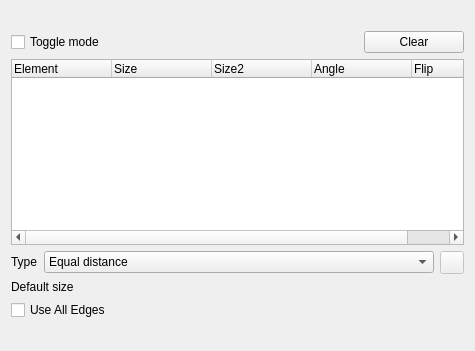
<?xml version="1.0" encoding="UTF-8"?>
<ui version="4.0">
 <class>PartDesignGui::TaskChamferParameters</class>
 <widget class="QWidget" name="PartDesignGui::TaskChamferParameters">
  <property name="geometry">
   <rect>
    <x>0</x>
    <y>0</y>
    <width>475</width>
    <height>351</height>
   </rect>
  </property>
  <property name="windowTitle">
   <string>Form</string>
  </property>
  <layout class="QVBoxLayout" name="verticalLayout">
   <item>
    <widget class="QLabel" name="message">
     <property name="text">
      <string/>
     </property>
    </widget>
   </item>
   <item>
    <layout class="QHBoxLayout" name="horizontalLayout">
     <item>
      <widget class="QCheckBox" name="buttonRefAdd">
       <property name="toolTip">
        <string>&lt;html&gt;&lt;head/&gt;&lt;body&gt;&lt;p&gt;In toggle mode, you can select geometry either&lt;/p&gt;&lt;p&gt;in the list below, or in the 3D view to toggle&lt;/p&gt;&lt;p&gt;its state.&lt;/p&gt;&lt;p&gt;&lt;br/&gt;&lt;/p&gt;&lt;p&gt;In normal mode, you can only add new geometry&lt;/p&gt;&lt;p&gt;by selection. Existing geometry references can&lt;/p&gt;&lt;p&gt;be removed using the Delete key.&lt;/p&gt;&lt;/body&gt;&lt;/html&gt;</string>
       </property>
       <property name="text">
        <string>Toggle mode</string>
       </property>
       <property name="checkable">
        <bool>true</bool>
       </property>
      </widget>
     </item>
     <item>
      <widget class="QPushButton" name="btnClear">
       <property name="maximumSize">
        <size>
         <width>100</width>
         <height>16777215</height>
        </size>
       </property>
       <property name="toolTip">
        <string>Remove per edge chamfer configuration</string>
       </property>
       <property name="text">
        <string>Clear</string>
       </property>
      </widget>
     </item>
    </layout>
   </item>
   <item>
    <widget class="QTreeWidget" name="treeWidgetReferences">
     <property name="minimumSize">
      <size>
       <width>0</width>
       <height>150</height>
      </size>
     </property>
     <column>
      <property name="text">
       <string notr="true">Element</string>
      </property>
     </column>
     <column>
      <property name="text">
       <string>Size</string>
      </property>
     </column>
     <column>
      <property name="text">
       <string>Size2</string>
      </property>
     </column>
     <column>
      <property name="text">
       <string>Angle</string>
      </property>
     </column>
     <column>
      <property name="text">
       <string>Flip</string>
      </property>
     </column>
    </widget>
   </item>
   <item>
    <layout class="QHBoxLayout" name="horizontalLayout_2">
     <item>
      <layout class="QFormLayout" name="formLayout">
       <item row="1" column="0">
        <widget class="QLabel" name="typeLabel">
         <property name="text">
          <string>Type</string>
         </property>
        </widget>
       </item>
       <item row="1" column="1">
        <widget class="QComboBox" name="chamferType">
         <item>
          <property name="text">
           <string>Equal distance</string>
          </property>
         </item>
         <item>
          <property name="text">
           <string>Two distances</string>
          </property>
         </item>
         <item>
          <property name="text">
           <string>Distance and angle</string>
          </property>
         </item>
        </widget>
       </item>
      </layout>
     </item>
     <item>
      <widget class="QToolButton" name="flipDirection">
       <property name="enabled">
        <bool>false</bool>
       </property>
       <property name="toolTip">
        <string>Flip direction</string>
       </property>
       <property name="text">
        <string/>
       </property>
       <property name="icon">
        <iconset>
         <normaloff>:/icons/PartDesign_Flip_Direction.svg</normaloff>:/icons/PartDesign_Flip_Direction.svg</iconset>
       </property>
       <property name="checkable">
        <bool>true</bool>
       </property>
      </widget>
     </item>
    </layout>
   </item>
   <item>
    <layout class="QFormLayout" name="formLayout_4">
     <item row="0" column="0">
      <widget class="QLabel" name="sizeLabel">
       <property name="text">
        <string>Default size</string>
       </property>
      </widget>
     </item>
     <item row="0" column="1">
      <widget class="Gui::QuantitySpinBox" name="chamferSize" native="true">
       <property name="keyboardTracking" stdset="0">
        <bool>false</bool>
       </property>
       <property name="value" stdset="0">
        <double>1.000000000000000</double>
       </property>
      </widget>
     </item>
    </layout>
   </item>
   <item>
    <widget class="QCheckBox" name="checkBoxUseAllEdges">
     <property name="text">
      <string>Use All Edges</string>
     </property>
    </widget>
   </item>
   <item>
    <widget class="QStackedWidget" name="stackedWidget">
     <property name="currentIndex">
      <number>0</number>
     </property>
     <widget class="QWidget" name="page_1"/>
     <widget class="QWidget" name="page_2">
      <layout class="QFormLayout" name="formLayout_2">
       <property name="leftMargin">
        <number>0</number>
       </property>
       <property name="topMargin">
        <number>0</number>
       </property>
       <property name="rightMargin">
        <number>0</number>
       </property>
       <property name="bottomMargin">
        <number>0</number>
       </property>
       <item row="0" column="0">
        <widget class="QLabel" name="size2Label">
         <property name="text">
          <string>Default Size 2</string>
         </property>
        </widget>
       </item>
       <item row="0" column="1">
        <widget class="Gui::QuantitySpinBox" name="chamferSize2" native="true">
         <property name="keyboardTracking" stdset="0">
          <bool>false</bool>
         </property>
         <property name="value" stdset="0">
          <double>1.000000000000000</double>
         </property>
        </widget>
       </item>
      </layout>
     </widget>
     <widget class="QWidget" name="page_3">
      <layout class="QFormLayout" name="formLayout_3">
       <property name="leftMargin">
        <number>0</number>
       </property>
       <property name="topMargin">
        <number>0</number>
       </property>
       <property name="rightMargin">
        <number>0</number>
       </property>
       <property name="bottomMargin">
        <number>0</number>
       </property>
       <item row="0" column="0">
        <widget class="QLabel" name="angleLabel">
         <property name="text">
          <string>Default angle</string>
         </property>
        </widget>
       </item>
       <item row="0" column="1">
        <widget class="Gui::QuantitySpinBox" name="chamferAngle" native="true">
         <property name="keyboardTracking" stdset="0">
          <bool>false</bool>
         </property>
         <property name="minimum" stdset="0">
          <double>0.000000000000000</double>
         </property>
         <property name="maximum" stdset="0">
          <double>180.000000000000000</double>
         </property>
         <property name="singleStep" stdset="0">
          <double>1.000000000000000</double>
         </property>
         <property name="value" stdset="0">
          <double>45.000000000000000</double>
         </property>
        </widget>
       </item>
      </layout>
     </widget>
    </widget>
   </item>
  </layout>
 </widget>
 <customwidgets>
  <customwidget>
   <class>Gui::QuantitySpinBox</class>
   <extends>QWidget</extends>
   <header>Gui/QuantitySpinBox.h</header>
  </customwidget>
 </customwidgets>
 <resources/>
 <connections>
  <connection>
   <sender>chamferType</sender>
   <signal>currentIndexChanged(int)</signal>
   <receiver>stackedWidget</receiver>
   <slot>setCurrentIndex(int)</slot>
   <hints>
    <hint type="sourcelabel">
     <x>149</x>
     <y>196</y>
    </hint>
    <hint type="destinationlabel">
     <x>131</x>
     <y>222</y>
    </hint>
   </hints>
  </connection>
 </connections>
</ui>
